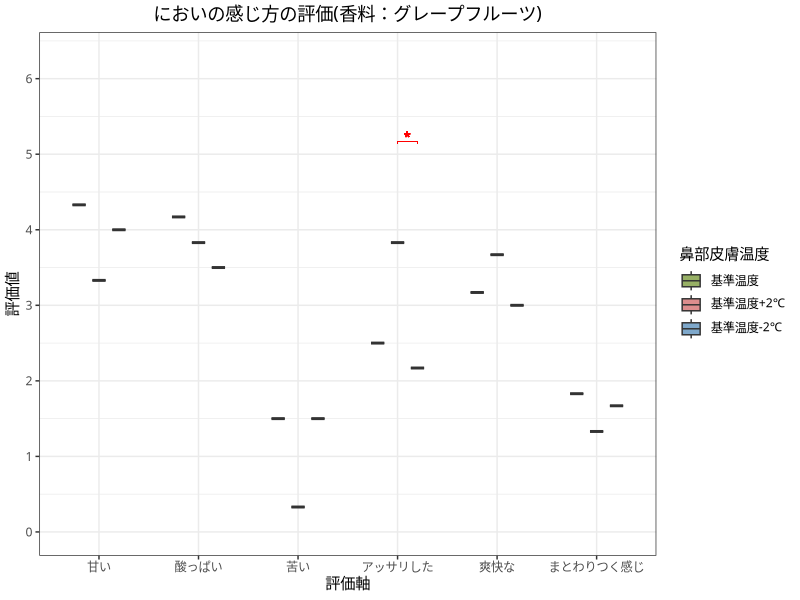

Reproduce this figure in R.
library(ggplot2)
library(ggsci)
library(tidyverse)

data_rating <- read.csv("ex2_grapefruit.csv", header=TRUE)
data_rating$鼻部皮膚温度 <- factor(data_rating$温度, levels = c('基準温度', '基準温度+2℃', '基準温度-2℃'))
g <- ggplot(data = data_rating, aes(x = 評価軸, y = 評価値)) + geom_boxplot(aes(fill = 鼻部皮膚温度), alpha = 0.7, width = 0.4, position = position_dodge(width = 0.6))
g <- g + scale_x_discrete(limit=c('甘い', '酸っぱい', '苦い', 'アッサリした', '爽快な', 'まとわりつく感じ'))
g <- g + theme_bw(base_family="HiraKakuProN-W3")
g <- g + scale_y_continuous(breaks=seq(0, 6, length=7), limits=c(0,6.3))
g <- g + scale_fill_manual(values = c("#6B8E23", "#CD5C5C", "#4682B4"))


# 有意差を書き込む
# アスタリスク
g <- g + geom_text(x = 4.1, y = 5.2, label = "*", size = 5, color='red') + geom_segment(x = 4, xend = 4, y = 5.17, yend = 5.14, size = 0.2, color='red') + geom_segment(x = 4, xend = 4.2, y = 5.17, yend = 5.17, size = 0.2, color='red') + geom_segment(x = 4.2, xend = 4.2, y = 5.17, yend = 5.14, size = 0.2, color='red')

# タイトル追加
g <- g + ggtitle("においの感じ方の評価(香料：グレープフルーツ)") + theme(plot.title = element_text(hjust = 0.5))

# グラフ保存
ggsave("graphs/ex2_grapefruit.png", width = 12, height = 9, dpi = 120)